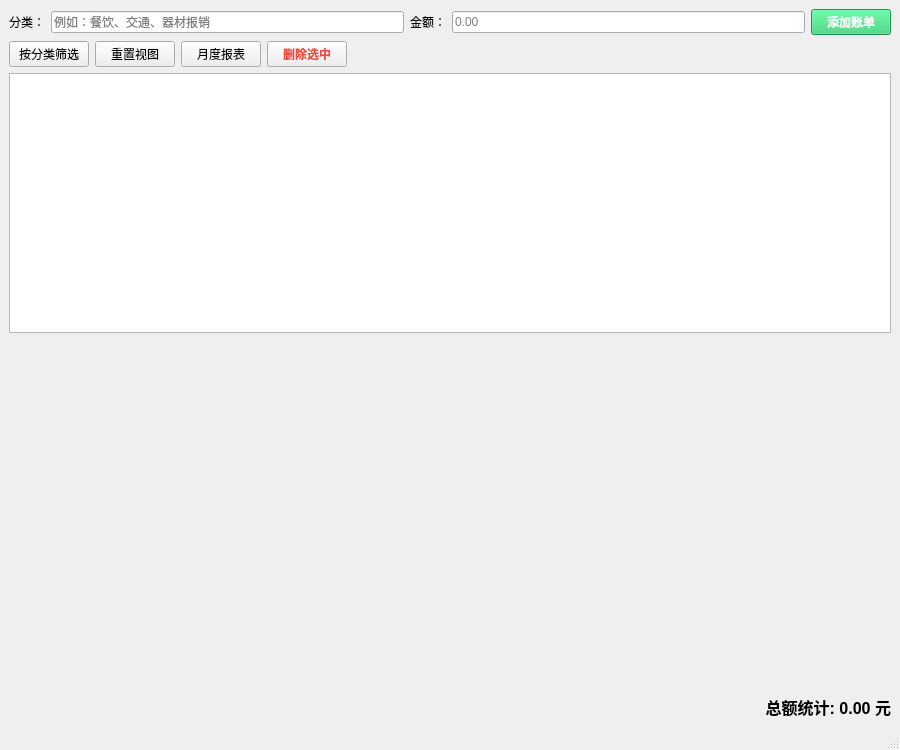
<?xml version="1.0" encoding="UTF-8"?>
<ui version="4.0">
 <class>MainWindow</class>
 <widget class="QMainWindow" name="MainWindow">
  <property name="geometry">
   <rect>
    <x>0</x>
    <y>0</y>
    <width>900</width>
    <height>750</height>
   </rect>
  </property>
  <property name="windowTitle">
   <string>个人财务管理系统 - 终极版</string>
  </property>
  <widget class="QWidget" name="centralwidget">
   <layout class="QVBoxLayout" name="verticalLayout">
    <item>
     <layout class="QHBoxLayout" name="horizontalLayout">
      <item>
       <widget class="QLabel" name="label">
        <property name="text">
         <string>分类：</string>
        </property>
       </widget>
      </item>
      <item>
       <widget class="QLineEdit" name="lineCategory">
        <property name="placeholderText">
         <string>例如：餐饮、交通、器材报销</string>
        </property>
       </widget>
      </item>
      <item>
       <widget class="QLabel" name="label_2">
        <property name="text">
         <string>金额：</string>
        </property>
       </widget>
      </item>
      <item>
       <widget class="QLineEdit" name="lineAmount">
        <property name="placeholderText">
         <string>0.00</string>
        </property>
       </widget>
      </item>
      <item>
       <widget class="QPushButton" name="btnAdd">
        <property name="styleSheet">
         <string>background-color: #2ecc71; color: white; font-weight: bold;</string>
        </property>
        <property name="text">
         <string>添加账单</string>
        </property>
       </widget>
      </item>
     </layout>
    </item>
    <item>
     <layout class="QHBoxLayout" name="horizontalLayout_2">
      <item>
       <widget class="QPushButton" name="btnFilter">
        <property name="toolTip">
         <string>在分类框输入文字后点击此按钮进行筛选</string>
        </property>
        <property name="text">
         <string>按分类筛选</string>
        </property>
       </widget>
      </item>
      <item>
       <widget class="QPushButton" name="btnReset">
        <property name="text">
         <string>重置视图</string>
        </property>
       </widget>
      </item>
      <item>
       <widget class="QPushButton" name="btnReport">
        <property name="text">
         <string>月度报表</string>
        </property>
       </widget>
      </item>
      <item>
       <widget class="QPushButton" name="btnDelete">
        <property name="styleSheet">
         <string>color: #e74c3c; font-weight: bold;</string>
        </property>
        <property name="text">
         <string>删除选中</string>
        </property>
       </widget>
      </item>
      <item>
       <spacer name="horizontalSpacer">
        <property name="orientation">
         <enum>Qt::Orientation::Horizontal</enum>
        </property>
        <property name="sizeHint" stdset="0">
         <size>
          <width>40</width>
          <height>20</height>
         </size>
        </property>
       </spacer>
      </item>
     </layout>
    </item>
    <item>
     <widget class="QTableView" name="tableView">
      <property name="alternatingRowColors">
       <bool>true</bool>
      </property>
      <property name="selectionBehavior">
       <enum>QAbstractItemView::SelectionBehavior::SelectRows</enum>
      </property>
     </widget>
    </item>
    <item>
     <widget class="QChartView" name="chartView" native="true">
      <property name="minimumSize">
       <size>
        <width>0</width>
        <height>350</height>
       </size>
      </property>
     </widget>
    </item>
    <item>
     <widget class="QLabel" name="labelTotal">
      <property name="font">
       <font>
        <pointsize>12</pointsize>
        <bold>true</bold>
       </font>
      </property>
      <property name="text">
       <string>总额统计: 0.00 元</string>
      </property>
      <property name="alignment">
       <set>Qt::AlignmentFlag::AlignRight|Qt::AlignmentFlag::AlignTrailing|Qt::AlignmentFlag::AlignVCenter</set>
      </property>
     </widget>
    </item>
   </layout>
  </widget>
  <widget class="QMenuBar" name="menubar">
   <property name="geometry">
    <rect>
     <x>0</x>
     <y>0</y>
     <width>900</width>
     <height>17</height>
    </rect>
   </property>
  </widget>
  <widget class="QStatusBar" name="statusbar"/>
 </widget>
 <customwidgets>
  <customwidget>
   <class>QChartView</class>
   <extends>QWidget</extends>
   <header>QtCharts</header>
   <container>1</container>
  </customwidget>
 </customwidgets>
 <resources/>
 <connections/>
</ui>
